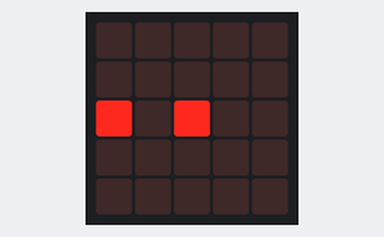
The program below on a simulated Calliope mini (MakeCode). Parts: the board's 5×5 LED display.

Above: at 0.1 s.
At 1.1 s:
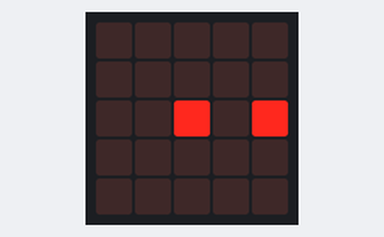
At 1.6 s:
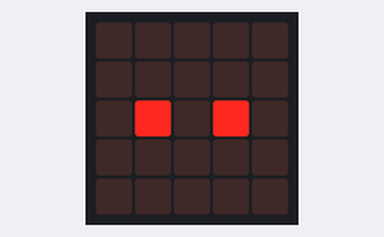

Measured:
- by itself, everything shown: repeats every 2.0 s, in 5 steps
- what the display in image 1 shows lasts 0.5 s, from 1.0 s to 1.5 s

The program:

main.ts
```typescript
basic.forever(function () {
    for (let Index = 0; Index <= 2; Index++) {
        led.plot(Index, 2)
        led.plot(Index + 2, 2)
        basic.pause(500)
        basic.clearScreen()
    }
    led.plot(1, 2)
    led.plot(3, 2)
    basic.pause(500)
    basic.clearScreen()
})
```

test.ts
```typescript
// Hier kann man Tests durchführen; diese Datei wird nicht kompiliert, wenn dieses Paket als Erweiterung verwendet wird.
```
